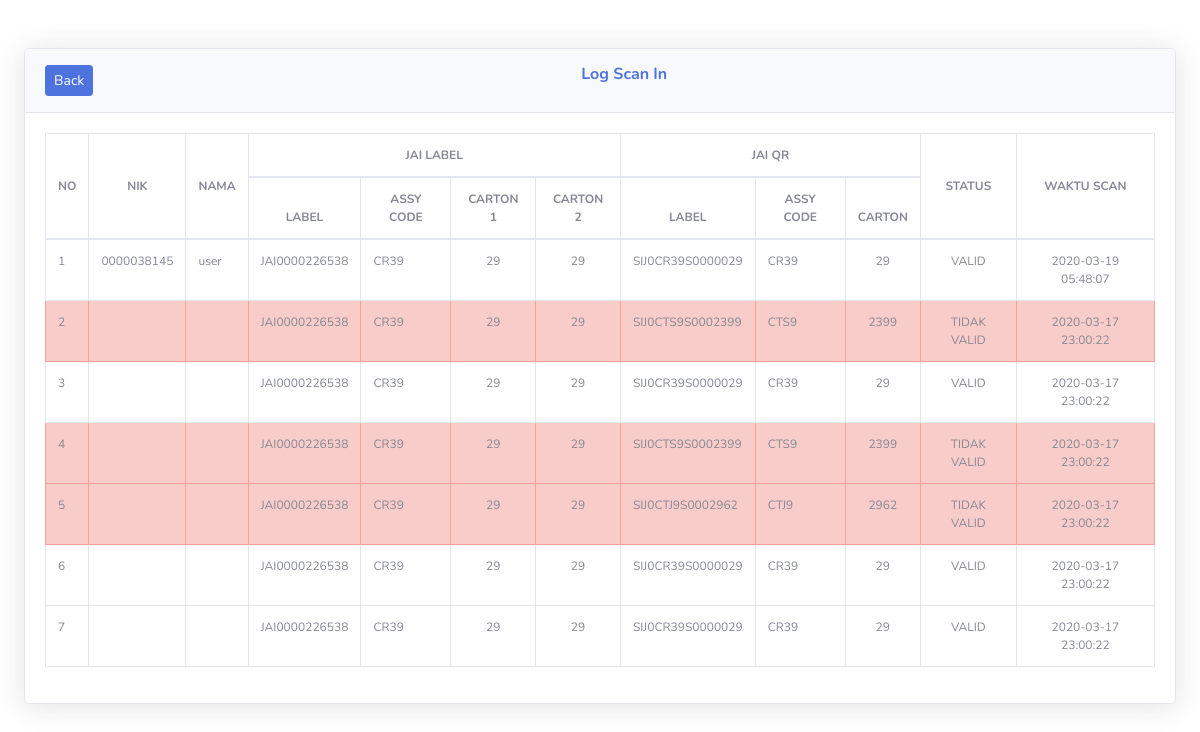
The app's page /index.php/scan/log_scan_in, older data.
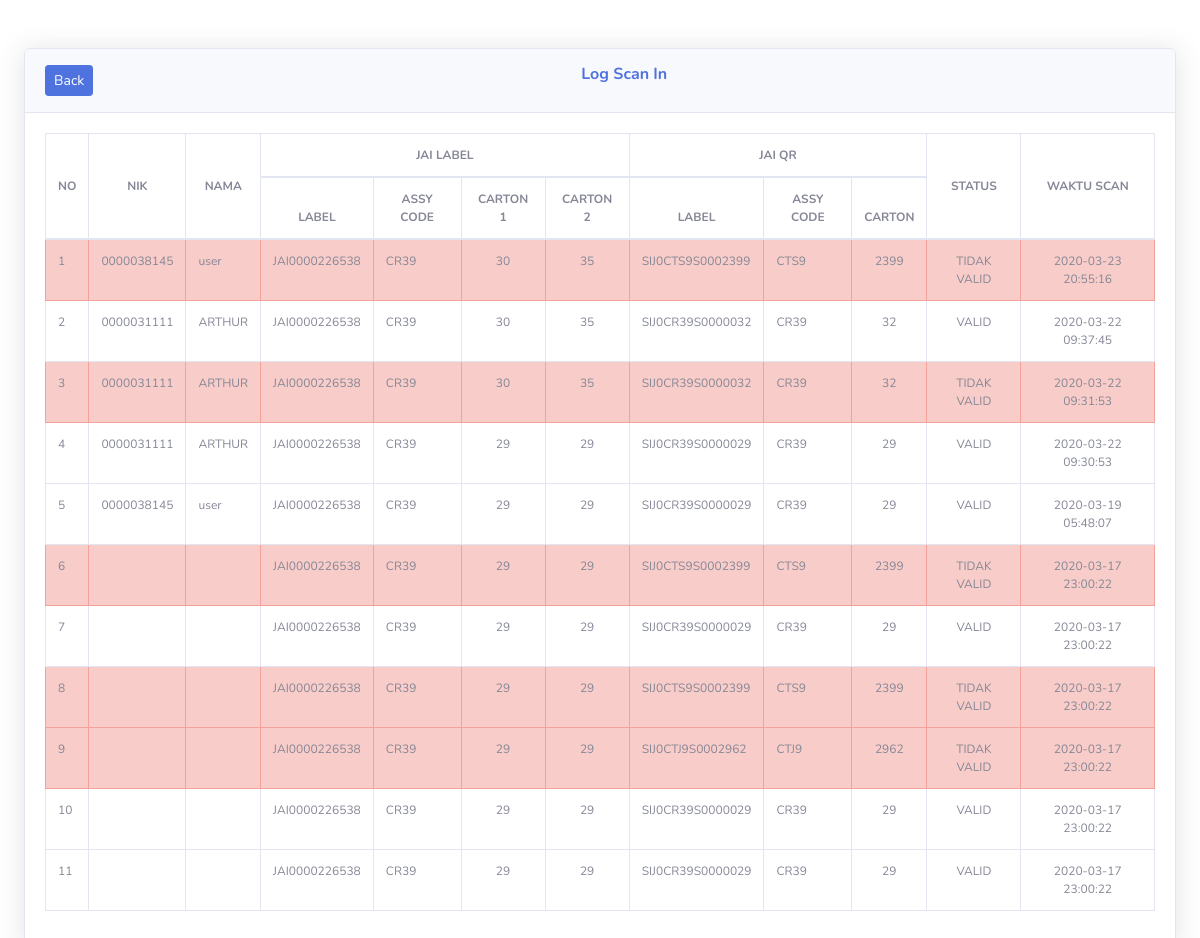
The same page, newer data.
### tables this page shows
CREATE TABLE IF NOT EXISTS `scan_in` (
  `id` int(11) NOT NULL AUTO_INCREMENT,
  `nik` varchar(50) NOT NULL,
  `nama` varchar(100) NOT NULL,
  `jai_label` varchar(100) NOT NULL,
  `assy_code_label` varchar(100) NOT NULL,
  `ctn_no1` int(11) NOT NULL,
  `ctn_no2` int(11) NOT NULL,
  `jai_qr` varchar(100) NOT NULL,
  `assy_code_qr` varchar(100) NOT NULL,
  `ctn_no_qr` int(11) NOT NULL,
  `status` varchar(50) NOT NULL,
  `date_created` timestamp NOT NULL DEFAULT CURRENT_TIMESTAMP,
  PRIMARY KEY (`id`)
);

### application/controllers/Scan.php (called while the page is built, shortened)
<?php
class Scan extends CI_Controller
{
    public function __construct()
    {
        $this->load->library('form_validation');
        $this->load->model('M_scan_in');
        $this->load->model('M_scan_out');
        $this->load->model('M_data');
    }
    public function log_scan_in()
    {
        $data['user'] = $this->db->get_where('mst_user', ['email' => $this->session->userdata('email')])->row_array();
        $data['title'] = "Log History Scan In | Double Check";
        $data['history_in'] = $this->M_data->get_data_scan_in();
        $this->load->view('scan/header', $data);
        $this->load->view('scan/scan_in_history');
        $this->load->view('scan/footer');
    }
}

### index.php (called while the page is built, shortened)
<?php
require_once BASEPATH.'core/CodeIgniter.php';

### application/models/M_data.php (called while the page is built, shortened)
<?php
class M_data extends CI_Model
{
    function get_data_scan_in()
    {
        $query = $this->db->query("SELECT * FROM scan_in order by id desc");
        return $query->result();
    }
}

### application/views/scan/scan_in_history.php (the view, shortened to what this page needs)
<body class="bg-gradient-white">
    <div class="container-fluid mt-5">
        <div class="row">
            <div class="col-lg-12 col-md-12 col-xs-12">
                <div class="card shadow mb-4">
                    <div class="card-header py-3 flex-row align-items-center justify-content-between">
                        <a href="<?= base_url('user') ?>" class="btn btn-sm btn-primary float-left">Back</a>
                        <h6 class="m-0 font-weight-bold align-middle text-primary text-center">Log Scan In</h6>
                    </div>
                    <div class="card-body">
                        <div class="table-responsive">
                            <table id="history" class="table table-hover table-bordered" width="100%" style="font-size: 12px;">
                                <thead class="text-center">
                                    <tr>
                                        <th rowspan="2" class="align-middle">NO</th>
                                        <th rowspan="2" class="align-middle">NIK</th>
                                        <th rowspan="2" class="align-middle">NAMA</th>
                                        <th colspan="4">JAI LABEL</th>
                                        <th colspan="3">JAI QR</th>
                                        <th rowspan="2" class="align-middle">STATUS</th>
                                        <th rowspan="2" class="align-middle">WAKTU SCAN</th>
                                    </tr>
                                    <tr>
                                        <th>LABEL</th>
                                        <th>ASSY CODE</th>
                                        <th>CARTON 1</th>
                                        <th>CARTON 2</th>
                                        <th>LABEL</th>
                                        <th>ASSY CODE</th>
                                        <th>CARTON</th>
                                    </tr>
                                </thead>
                                <tbody>
                                    <?php $no = 1;
                                    foreach ($history_in as $key) { ?>
                                        <tr class="<?= ($key->status == "TIDAK VALID") ? "table-danger" : ""; ?>">
                                            <td><?= $no ?></td>
                                            <td><?= $key->nik ?></td>
                                            <td><?= $key->nama ?></td>
                                            <td><?= $key->jai_label ?></td>
                                            <td><?= $key->assy_code_label ?></td>
                                            <td class="text-center"><?= $key->ctn_no1 ?></td>
                                            <td class="text-center"><?= $key->ctn_no2 ?></td>
                                            <td><?= $key->jai_qr ?></td>
                                            <td><?= $key->assy_code_qr ?></td>
                                            <td class="text-center"><?= $key->ctn_no_qr ?></td>
                                            <td class="text-center"><?= $key->status ?></td>
                                            <td class="text-center"><?= $key->date_created ?></td>
                                        </tr>
                                    <?php $no++;
                                    } ?>
                                </tbody>
                            </table>
                        </div>
                    </div>
                </div>
            </div>
        </div>
    </div>
</body>

### application/views/scan/header.php (shortened to what this page needs)
<!DOCTYPE html>
<html lang="en">
<head>
    <link href="<?= base_url('assets/') ?>vendor/fontawesome-free/css/all.min.css" rel="stylesheet" type="text/css">
    <link href="<?= base_url('assets/') ?>vendor/datatables/dataTables.bootstrap4.min.css" rel="stylesheet">
    <link href="<?= base_url('assets/') ?>css/sb-admin-2.min.css" rel="stylesheet">
</head>

### application/views/scan/footer.php
</html>

Row changes from the older to the newer data that the page shows:
added scan_in: nik "0000038145", nama "user", jai_label "JAI0000226538", assy_code_label "CR39", ctn_no1 "30", ctn_no2 "35", jai_qr "SIJ0CTS9S0002399", assy_code_qr "CTS9", ctn_no_qr "2399", status "TIDAK VALID", date_created "2020-03-23 20:55:16"
added scan_in: nik "0000031111", nama "ARTHUR", jai_label "JAI0000226538", assy_code_label "CR39", ctn_no1 "30", ctn_no2 "35", jai_qr "SIJ0CR39S0000032", assy_code_qr "CR39", ctn_no_qr "32", status "VALID", date_created "2020-03-22 09:37:45"
added scan_in: nik "0000031111", nama "ARTHUR", jai_label "JAI0000226538", assy_code_label "CR39", ctn_no1 "30", ctn_no2 "35", jai_qr "SIJ0CR39S0000032", assy_code_qr "CR39", ctn_no_qr "32", status "TIDAK VALID", date_created "2020-03-22 09:31:53"
added scan_in: nik "0000031111", nama "ARTHUR", jai_label "JAI0000226538", assy_code_label "CR39", ctn_no1 "29", ctn_no2 "29", jai_qr "SIJ0CR39S0000029", assy_code_qr "CR39", ctn_no_qr "29", status "VALID", date_created "2020-03-22 09:30:53"
